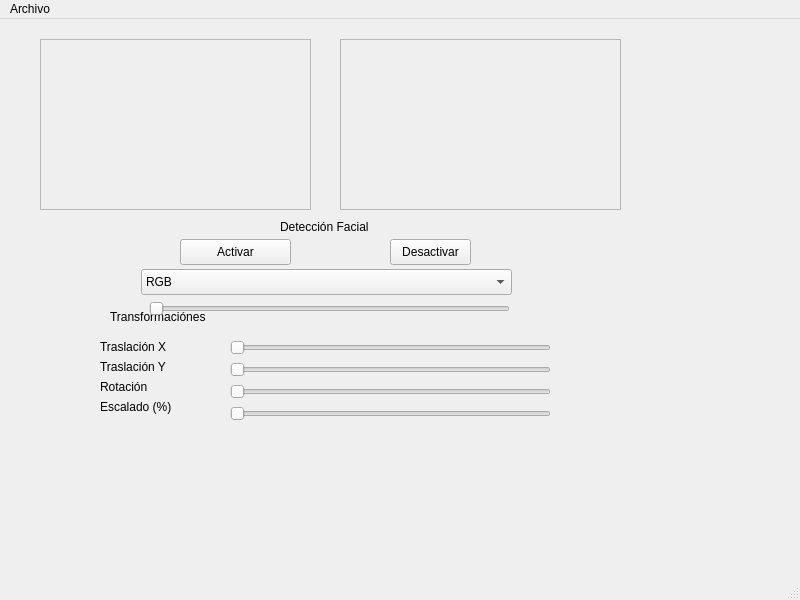
<?xml version="1.0" encoding="UTF-8"?>
<ui version="4.0">
 <class>MainWindow</class>
 <widget class="QMainWindow" name="MainWindow">
  <property name="geometry">
   <rect>
    <x>0</x>
    <y>0</y>
    <width>800</width>
    <height>600</height>
   </rect>
  </property>
  <property name="windowTitle">
   <string>MainWindow</string>
  </property>
  <widget class="QWidget" name="centralwidget">
   <widget class="QFrame" name="frame">
    <property name="geometry">
     <rect>
      <x>40</x>
      <y>20</y>
      <width>271</width>
      <height>171</height>
     </rect>
    </property>
    <property name="frameShape">
     <enum>QFrame::Shape::StyledPanel</enum>
    </property>
    <property name="frameShadow">
     <enum>QFrame::Shadow::Raised</enum>
    </property>
    <widget class="QLabel" name="label_imagen_original">
     <property name="geometry">
      <rect>
       <x>0</x>
       <y>0</y>
       <width>271</width>
       <height>171</height>
      </rect>
     </property>
     <property name="text">
      <string/>
     </property>
    </widget>
   </widget>
   <widget class="QComboBox" name="comboBox">
    <property name="geometry">
     <rect>
      <x>141</x>
      <y>250</y>
      <width>371</width>
      <height>26</height>
     </rect>
    </property>
    <item>
     <property name="text">
      <string>RGB</string>
     </property>
    </item>
    <item>
     <property name="text">
      <string>Escala de Grises</string>
     </property>
    </item>
    <item>
     <property name="text">
      <string>Binaria</string>
     </property>
    </item>
   </widget>
   <widget class="QPushButton" name="pushButton_2">
    <property name="geometry">
     <rect>
      <x>390</x>
      <y>220</y>
      <width>81</width>
      <height>26</height>
     </rect>
    </property>
    <property name="text">
     <string>Desactivar</string>
    </property>
   </widget>
   <widget class="QPushButton" name="pushButton">
    <property name="geometry">
     <rect>
      <x>180</x>
      <y>220</y>
      <width>111</width>
      <height>26</height>
     </rect>
    </property>
    <property name="text">
     <string>Activar</string>
    </property>
   </widget>
   <widget class="QLabel" name="label_5">
    <property name="geometry">
     <rect>
      <x>100</x>
      <y>360</y>
      <width>111</width>
      <height>16</height>
     </rect>
    </property>
    <property name="text">
     <string>Rotación</string>
    </property>
   </widget>
   <widget class="QLabel" name="label_4">
    <property name="geometry">
     <rect>
      <x>100</x>
      <y>340</y>
      <width>111</width>
      <height>16</height>
     </rect>
    </property>
    <property name="text">
     <string>Traslación Y</string>
    </property>
   </widget>
   <widget class="QLabel" name="label_2">
    <property name="geometry">
     <rect>
      <x>110</x>
      <y>290</y>
      <width>111</width>
      <height>16</height>
     </rect>
    </property>
    <property name="text">
     <string>Transformaciónes</string>
    </property>
   </widget>
   <widget class="QLabel" name="label">
    <property name="geometry">
     <rect>
      <x>280</x>
      <y>200</y>
      <width>91</width>
      <height>16</height>
     </rect>
    </property>
    <property name="text">
     <string>Detección Facial</string>
    </property>
   </widget>
   <widget class="QSlider" name="horizontalSlider">
    <property name="geometry">
     <rect>
      <x>149</x>
      <y>280</y>
      <width>361</width>
      <height>20</height>
     </rect>
    </property>
    <property name="orientation">
     <enum>Qt::Orientation::Horizontal</enum>
    </property>
   </widget>
   <widget class="QWidget" name="layoutWidget">
    <property name="geometry">
     <rect>
      <x>230</x>
      <y>320</y>
      <width>321</width>
      <height>84</height>
     </rect>
    </property>
    <layout class="QVBoxLayout" name="verticalLayout">
     <item>
      <widget class="QSlider" name="horizontalSlider_2">
       <property name="orientation">
        <enum>Qt::Orientation::Horizontal</enum>
       </property>
      </widget>
     </item>
     <item>
      <widget class="QSlider" name="horizontalSlider_3">
       <property name="orientation">
        <enum>Qt::Orientation::Horizontal</enum>
       </property>
      </widget>
     </item>
     <item>
      <widget class="QSlider" name="horizontalSlider_4">
       <property name="orientation">
        <enum>Qt::Orientation::Horizontal</enum>
       </property>
      </widget>
     </item>
     <item>
      <widget class="QSlider" name="horizontalSlider_5">
       <property name="orientation">
        <enum>Qt::Orientation::Horizontal</enum>
       </property>
      </widget>
     </item>
    </layout>
   </widget>
   <widget class="QFrame" name="frame_2">
    <property name="geometry">
     <rect>
      <x>340</x>
      <y>20</y>
      <width>281</width>
      <height>171</height>
     </rect>
    </property>
    <property name="frameShape">
     <enum>QFrame::Shape::StyledPanel</enum>
    </property>
    <property name="frameShadow">
     <enum>QFrame::Shadow::Raised</enum>
    </property>
    <widget class="QLabel" name="histogramas">
     <property name="geometry">
      <rect>
       <x>-2</x>
       <y>5</y>
       <width>281</width>
       <height>161</height>
      </rect>
     </property>
     <property name="text">
      <string/>
     </property>
    </widget>
   </widget>
   <widget class="QLabel" name="label_3">
    <property name="geometry">
     <rect>
      <x>100</x>
      <y>320</y>
      <width>111</width>
      <height>16</height>
     </rect>
    </property>
    <property name="text">
     <string>Traslación X</string>
    </property>
   </widget>
   <widget class="QLabel" name="label_6">
    <property name="geometry">
     <rect>
      <x>100</x>
      <y>380</y>
      <width>111</width>
      <height>16</height>
     </rect>
    </property>
    <property name="text">
     <string>Escalado (%)</string>
    </property>
   </widget>
  </widget>
  <widget class="QMenuBar" name="menubar">
   <property name="geometry">
    <rect>
     <x>0</x>
     <y>0</y>
     <width>800</width>
     <height>33</height>
    </rect>
   </property>
   <widget class="QMenu" name="menuArchivo">
    <property name="title">
     <string>Archivo</string>
    </property>
    <addaction name="actionCargar_Imagen"/>
    <addaction name="actionAbrir_Camara"/>
    <addaction name="actionSalir"/>
   </widget>
   <addaction name="menuArchivo"/>
  </widget>
  <widget class="QStatusBar" name="statusbar"/>
  <action name="actionCargar_Imagen">
   <property name="text">
    <string>Cargar Imagen</string>
   </property>
  </action>
  <action name="actionAbrir_Camara">
   <property name="text">
    <string>Abrir Camara</string>
   </property>
  </action>
  <action name="actionSalir">
   <property name="text">
    <string>Salir</string>
   </property>
  </action>
 </widget>
 <resources/>
 <connections/>
</ui>
